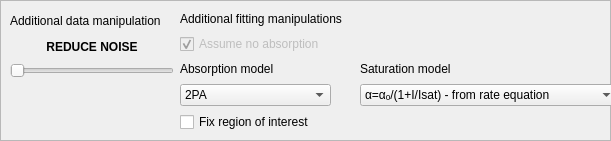
               <widget class="QFrame" name="frame_10">
                <property name="geometry">
                 <rect>
                  <x>20</x>
                  <y>450</y>
                  <width>611</width>
                  <height>141</height>
                 </rect>
                </property>
                <property name="frameShape">
                 <enum>QFrame::StyledPanel</enum>
                </property>
                <property name="frameShadow">
                 <enum>QFrame::Raised</enum>
                </property>
                <widget class="QWidget" name="layoutWidget_4">
                 <property name="geometry">
                  <rect>
                   <x>10</x>
                   <y>10</y>
                   <width>164</width>
                   <height>68</height>
                  </rect>
                 </property>
                 <layout class="QVBoxLayout" name="verticalLayout_13">
                  <item>
                   <widget class="QLabel" name="label_117">
                    <property name="text">
                     <string>Additional data manipulation</string>
                    </property>
                   </widget>
                  </item>
                  <item>
                   <widget class="QLabel" name="label_73">
                    <property name="font">
                     <font>
                      <weight>75</weight>
                      <bold>true</bold>
                     </font>
                    </property>
                    <property name="text">
                     <string>REDUCE NOISE</string>
                    </property>
                    <property name="alignment">
                     <set>Qt::AlignCenter</set>
                    </property>
                   </widget>
                  </item>
                  <item>
                   <widget class="QSlider" name="solventOA_filterSize_slider">
                    <property name="enabled">
                     <bool>false</bool>
                    </property>
                    <property name="minimum">
                     <number>0</number>
                    </property>
                    <property name="maximum">
                     <number>15</number>
                    </property>
                    <property name="singleStep">
                     <number>1</number>
                    </property>
                    <property name="pageStep">
                     <number>1</number>
                    </property>
                    <property name="value">
                     <number>0</number>
                    </property>
                    <property name="sliderPosition">
                     <number>0</number>
                    </property>
                    <property name="orientation">
                     <enum>Qt::Horizontal</enum>
                    </property>
                   </widget>
                  </item>
                 </layout>
                </widget>
                <widget class="QWidget" name="layoutWidget">
                 <property name="geometry">
                  <rect>
                   <x>180</x>
                   <y>10</y>
                   <width>177</width>
                   <height>44</height>
                  </rect>
                 </property>
                 <layout class="QVBoxLayout" name="verticalLayout_11">
                  <item>
                   <widget class="QLabel" name="label_122">
                    <property name="text">
                     <string>Additional fitting manipulations</string>
                    </property>
                   </widget>
                  </item>
                  <item>
                   <widget class="QCheckBox" name="solventOA_isAbsorption_checkBox">
                    <property name="enabled">
                     <bool>false</bool>
                    </property>
                    <property name="toolTip">
                     <string>&lt;html&gt;&lt;head/&gt;&lt;body&gt;&lt;p&gt;Normally a solvent shouldn't absorb non-linearly.&lt;/p&gt;&lt;/body&gt;&lt;/html&gt;</string>
                    </property>
                    <property name="text">
                     <string>Assume no absorption</string>
                    </property>
                    <property name="checked">
                     <bool>true</bool>
                    </property>
                   </widget>
                  </item>
                 </layout>
                </widget>
                <widget class="QWidget" name="layoutWidget">
                 <property name="geometry">
                  <rect>
                   <x>180</x>
                   <y>60</y>
                   <width>151</width>
                   <height>72</height>
                  </rect>
                 </property>
                 <layout class="QVBoxLayout" name="verticalLayout_12">
                  <item>
                   <widget class="QLabel" name="solventOA_absorptionModel_label">
                    <property name="text">
                     <string>Absorption model</string>
                    </property>
                   </widget>
                  </item>
                  <item>
                   <widget class="QComboBox" name="solventOA_absorptionModel_comboBox">
                    <item>
                     <property name="text">
                      <string>2PA</string>
                     </property>
                    </item>
                    <item>
                     <property name="text">
                      <string>SA</string>
                     </property>
                    </item>
                    <item>
                     <property name="text">
                      <string>3PA</string>
                     </property>
                    </item>
                    <item>
                     <property name="text">
                      <string>RSA</string>
                     </property>
                    </item>
                    <item>
                     <property name="text">
                      <string>2PA+SA</string>
                     </property>
                    </item>
                    <item>
                     <property name="text">
                      <string>2PA+3PA</string>
                     </property>
                    </item>
                   </widget>
                  </item>
                  <item>
                   <widget class="QCheckBox" name="solventOA_fixROI_checkBox">
                    <property name="toolTip">
                     <string>&lt;html&gt;&lt;head/&gt;&lt;body&gt;&lt;p&gt;To perform fit in region of interest only, check this box&lt;br/&gt;and select the region in the plot using cursor applying the boundaries by mouse clicks.&lt;/p&gt;&lt;/body&gt;&lt;/html&gt;</string>
                    </property>
                    <property name="text">
                     <string>Fix region of interest</string>
                    </property>
                   </widget>
                  </item>
                 </layout>
                </widget>
                <widget class="QWidget" name="layoutWidget_6">
                 <property name="geometry">
                  <rect>
                   <x>360</x>
                   <y>60</y>
                   <width>258</width>
                   <height>46</height>
                  </rect>
                 </property>
                 <layout class="QVBoxLayout" name="verticalLayout_16">
                  <item>
                   <widget class="QLabel" name="solventOA_saturationModel_label">
                    <property name="text">
                     <string>Saturation model</string>
                    </property>
                   </widget>
                  </item>
                  <item>
                   <widget class="QComboBox" name="solventOA_saturationModel_comboBox">
                    <item>
                     <property name="text">
                      <string>α=αₒ/(1+I/Isat) - from rate equation</string>
                     </property>
                    </item>
                    <item>
                     <property name="text">
                      <string>α=αₒ/√(1+I/Isat) - spectral hole burning</string>
                     </property>
                    </item>
                    <item>
                     <property name="text">
                      <string>α=αₒ/[1+√(I/Isat)] - Samoc's formula</string>
                     </property>
                    </item>
                   </widget>
                  </item>
                 </layout>
                </widget>
               </widget>
